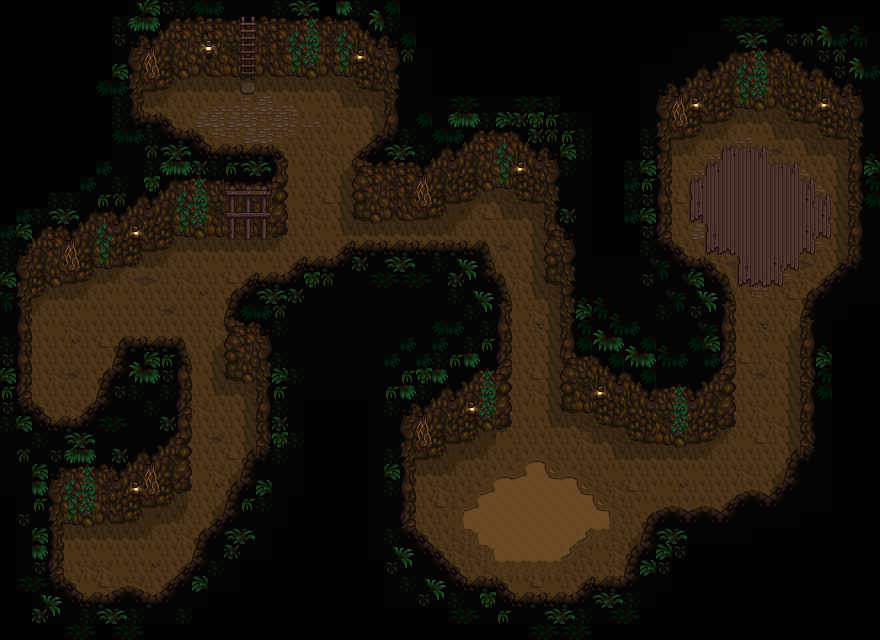

This is a level from a 2D game, rendered from its Tiled map with the project's own tilesets. A one-line summary and the map file follow, with tile-layer data summarised:
An orthogonal 55x40 tile map with 16x16 px tiles, 3 tile layers (Back, Buildings, Front).

<map version="1.4" tiledversion="1.4.2" orientation="orthogonal" renderorder="right-down" compressionlevel="0" width="55" height="40" tilewidth="16" tileheight="16" infinite="0" nextlayerid="7" nextobjectid="1">
  <properties />
  <tileset firstgid="1" name="mine" tilewidth="16" tileheight="16" tilecount="288" columns="16">
    <image source="mine.png" width="256" height="288" />
    <tile id="0">
      <properties>
        <property name="Type" type="string" value="Dirt" />
      </properties>
    </tile>
    <tile id="137">
      <properties>
        <property name="Type" type="string" value="Stone" />
      </properties>
    </tile>
    <tile id="138">
      <properties>
        <property name="Type" type="string" value="Stone" />
      </properties>
    </tile>
    <tile id="139">
      <properties>
        <property name="Type" type="string" value="Stone" />
      </properties>
    </tile>
    <tile id="140">
      <properties>
        <property name="Type" type="string" value="Stone" />
      </properties>
    </tile>
    <tile id="153">
      <properties>
        <property name="Type" type="string" value="Stone" />
      </properties>
    </tile>
    <tile id="154">
      <properties>
        <property name="Type" type="string" value="Stone" />
      </properties>
    </tile>
    <tile id="155">
      <properties>
        <property name="Type" type="string" value="Stone" />
      </properties>
    </tile>
    <tile id="165">
      <properties>
        <property name="Type" type="string" value="Dirt" />
      </properties>
    </tile>
    <tile id="166">
      <properties>
        <property name="Type" type="string" value="Stone" />
      </properties>
    </tile>
    <tile id="167">
      <properties>
        <property name="Type" type="string" value="Stone" />
      </properties>
    </tile>
    <tile id="168">
      <properties>
        <property name="Type" type="string" value="Stone" />
      </properties>
    </tile>
    <tile id="169">
      <properties>
        <property name="Type" type="string" value="Stone" />
      </properties>
    </tile>
    <tile id="170">
      <properties>
        <property name="Type" type="string" value="Stone" />
      </properties>
    </tile>
    <tile id="171">
      <properties>
        <property name="Type" type="string" value="Stone" />
      </properties>
    </tile>
    <tile id="172">
      <properties>
        <property name="Type" type="string" value="Stone" />
      </properties>
    </tile>
    <tile id="181">
      <properties>
        <property name="Type" type="string" value="Dirt" />
      </properties>
    </tile>
    <tile id="182">
      <properties>
        <property name="Type" type="string" value="Stone" />
      </properties>
    </tile>
    <tile id="183">
      <properties>
        <property name="Type" type="string" value="Dirt" />
      </properties>
    </tile>
    <tile id="184">
      <properties>
        <property name="Type" type="string" value="Stone" />
      </properties>
    </tile>
    <tile id="185">
      <properties>
        <property name="Type" type="string" value="Stone" />
      </properties>
    </tile>
    <tile id="186">
      <properties>
        <property name="Type" type="string" value="Stone" />
      </properties>
    </tile>
    <tile id="187">
      <properties>
        <property name="Type" type="string" value="Stone" />
      </properties>
    </tile>
    <tile id="188">
      <properties>
        <property name="Type" type="string" value="Stone" />
      </properties>
    </tile>
    <tile id="198">
      <properties>
        <property name="Type" type="string" value="Stone" />
      </properties>
    </tile>
    <tile id="199">
      <properties>
        <property name="Type" type="string" value="Stone" />
      </properties>
    </tile>
    <tile id="200">
      <properties>
        <property name="Type" type="string" value="Stone" />
      </properties>
    </tile>
    <tile id="201">
      <properties>
        <property name="Type" type="string" value="Stone" />
      </properties>
    </tile>
    <tile id="202">
      <properties>
        <property name="Type" type="string" value="Stone" />
      </properties>
    </tile>
    <tile id="203">
      <properties>
        <property name="Type" type="string" value="Stone" />
      </properties>
    </tile>
    <tile id="204">
      <properties>
        <property name="Type" type="string" value="Stone" />
      </properties>
    </tile>
    <tile id="217">
      <properties>
        <property name="Type" type="string" value="Stone" />
      </properties>
    </tile>
    <tile id="218">
      <properties>
        <property name="Type" type="string" value="Stone" />
      </properties>
    </tile>
    <tile id="219">
      <properties>
        <property name="Type" type="string" value="Stone" />
      </properties>
    </tile>
    <tile id="233">
      <properties>
        <property name="Type" type="string" value="Stone" />
      </properties>
    </tile>
    <tile id="234">
      <properties>
        <property name="Type" type="string" value="Stone" />
      </properties>
    </tile>
    <tile id="235">
      <properties>
        <property name="Type" type="string" value="Stone" />
      </properties>
    </tile>
    <tile id="240">
      <properties>
        <property name="Type" type="string" value="Wood" />
      </properties>
    </tile>
    <tile id="241">
      <properties>
        <property name="Type" type="string" value="Wood" />
      </properties>
    </tile>
    <tile id="242">
      <properties>
        <property name="Type" type="string" value="Wood" />
      </properties>
    </tile>
    <tile id="256">
      <properties>
        <property name="Type" type="string" value="Wood" />
      </properties>
    </tile>
    <tile id="257">
      <properties>
        <property name="Type" type="string" value="Wood" />
      </properties>
    </tile>
    <tile id="258">
      <properties>
        <property name="Type" type="string" value="Wood" />
      </properties>
    </tile>
    <tile id="272">
      <properties>
        <property name="Type" type="string" value="Wood" />
      </properties>
    </tile>
    <tile id="273">
      <properties>
        <property name="Type" type="string" value="Wood" />
      </properties>
    </tile>
    <tile id="274">
      <properties>
        <property name="Type" type="string" value="Wood" />
      </properties>
    </tile>
  </tileset>
  <layer id="1" name="Back" width="55" height="40" opacity="1" offsetx="0" offsety="0">
    <properties />
    <data>[2200 cells, 1022 non-empty, 54 distinct tile ids]</data>
  </layer>
  <layer id="2" name="Buildings" width="55" height="40" opacity="1" offsetx="0" offsety="0">
    <properties />
    <data>[2200 cells, 578 non-empty, 99 distinct tile ids]</data>
  </layer>
  <layer id="3" name="Front" width="55" height="40" opacity="1" offsetx="0" offsety="0">
    <properties />
    <data>[2200 cells, 702 non-empty, 42 distinct tile ids]</data>
  </layer>
  <objectgroup id="4" name="Back" visible="false" locked="false" />
  <objectgroup id="5" name="Buildings" visible="false" locked="false" />
  <objectgroup id="6" name="Front" visible="false" locked="false" />
</map>
